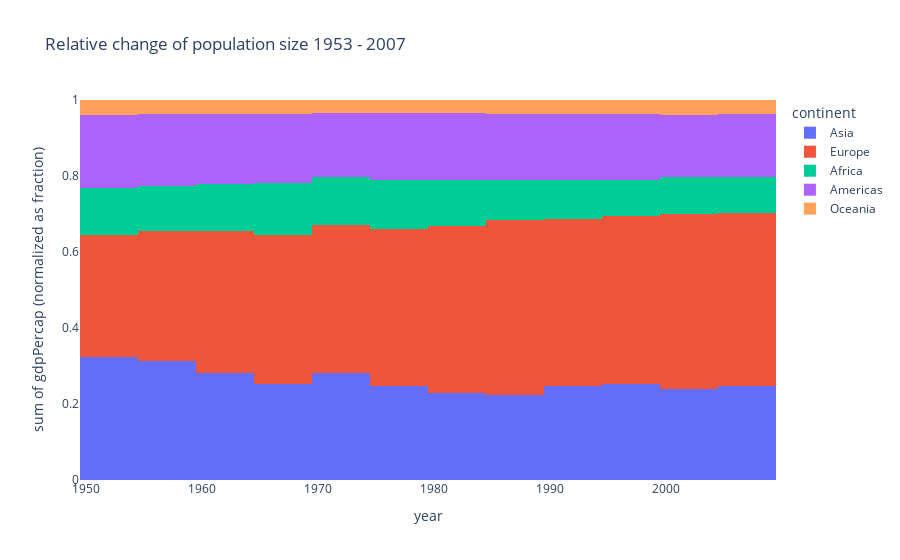

The code cell stored with this chart in its notebook:
### Code cell
fig = px.histogram(
    df,
    x="year",
    y="gdpPercap",
    color="continent",
    barmode="stack",
    barnorm="fraction",
    title="Relative change of population size 1953 - 2007",
)
fig.show()

### Figure 1 — Plotly figure (JSON) as saved in the notebook; plotly's stock layout.template omitted (floating-point values rounded to 4 significant figures; data arrays with more than 128 entries replaced by an {"elided": "..."} marker saying what was removed)
{"data": [{"alignmentgroup": "True", "bingroup": "x", "histfunc": "sum", "hovertemplate": "continent=Asia<br>year=%{x}<br>sum of gdpPercap (normalized as fraction)=%{y}<extra></extra>", "legendgroup": "Asia", "marker": {"color": "#636efa", "pattern": {"shape": ""}}, "name": "Asia", "offsetgroup": "Asia", "orientation": "v", "showlegend": true, "type": "histogram", "x": {"elided": "396 int values"}, "xaxis": "x", "y": {"elided": "396 float values"}, "yaxis": "y"}, {"alignmentgroup": "True", "bingroup": "x", "histfunc": "sum", "hovertemplate": "continent=Europe<br>year=%{x}<br>sum of gdpPercap (normalized as fraction)=%{y}<extra></extra>", "legendgroup": "Europe", "marker": {"color": "#EF553B", "pattern": {"shape": ""}}, "name": "Europe", "offsetgroup": "Europe", "orientation": "v", "showlegend": true, "type": "histogram", "x": {"elided": "360 int values"}, "xaxis": "x", "y": {"elided": "360 float values"}, "yaxis": "y"}, {"alignmentgroup": "True", "bingroup": "x", "histfunc": "sum", "hovertemplate": "continent=Africa<br>year=%{x}<br>sum of gdpPercap (normalized as fraction)=%{y}<extra></extra>", "legendgroup": "Africa", "marker": {"color": "#00cc96", "pattern": {"shape": ""}}, "name": "Africa", "offsetgroup": "Africa", "orientation": "v", "showlegend": true, "type": "histogram", "x": {"elided": "624 int values"}, "xaxis": "x", "y": {"elided": "624 float values"}, "yaxis": "y"}, {"alignmentgroup": "True", "bingroup": "x", "histfunc": "sum", "hovertemplate": "continent=Americas<br>year=%{x}<br>sum of gdpPercap (normalized as fraction)=%{y}<extra></extra>", "legendgroup": "Americas", "marker": {"color": "#ab63fa", "pattern": {"shape": ""}}, "name": "Americas", "offsetgroup": "Americas", "orientation": "v", "showlegend": true, "type": "histogram", "x": {"elided": "300 int values"}, "xaxis": "x", "y": {"elided": "300 float values"}, "yaxis": "y"}, {"alignmentgroup": "True", "bingroup": "x", "histfunc": "sum", "hovertemplate": "continent=Oceania<br>year=%{x}<br>sum of gdpPercap (normalized as fraction)=%{y}<extra></extra>", "legendgroup": "Oceania", "marker": {"color": "#FFA15A", "pattern": {"shape": ""}}, "name": "Oceania", "offsetgroup": "Oceania", "orientation": "v", "showlegend": true, "type": "histogram", "x": [1952, 1957, 1962, 1967, 1972, 1977, 1982, 1987, 1992, 1997, 2002, 2007, 1952, 1957, 1962, 1967, 1972, 1977, 1982, 1987, 1992, 1997, 2002, 2007], "xaxis": "x", "y": [10040.0, 10950.0, 12220.0, 14530.0, 16790.0, 18330.0, 19480.0, 21890.0, 23420.0, 27000.0, 30690.0, 34440.0, 10560.0, 12250.0, 13180.0, 14460.0, 16050.0, 16230.0, 17630.0, 19010.0, 18360.0, 21050.0, 23190.0, 25190.0], "yaxis": "y"}], "layout": {"barmode": "stack", "barnorm": "fraction", "legend": {"title": {"text": "continent"}, "tracegroupgap": 0}, "title": {"text": "Relative change of population size 1953 - 2007"}, "xaxis": {"anchor": "y", "domain": [0, 1], "title": {"text": "year"}}, "yaxis": {"anchor": "x", "domain": [0, 1], "title": {"text": "sum of gdpPercap (normalized as fraction)"}}}}
